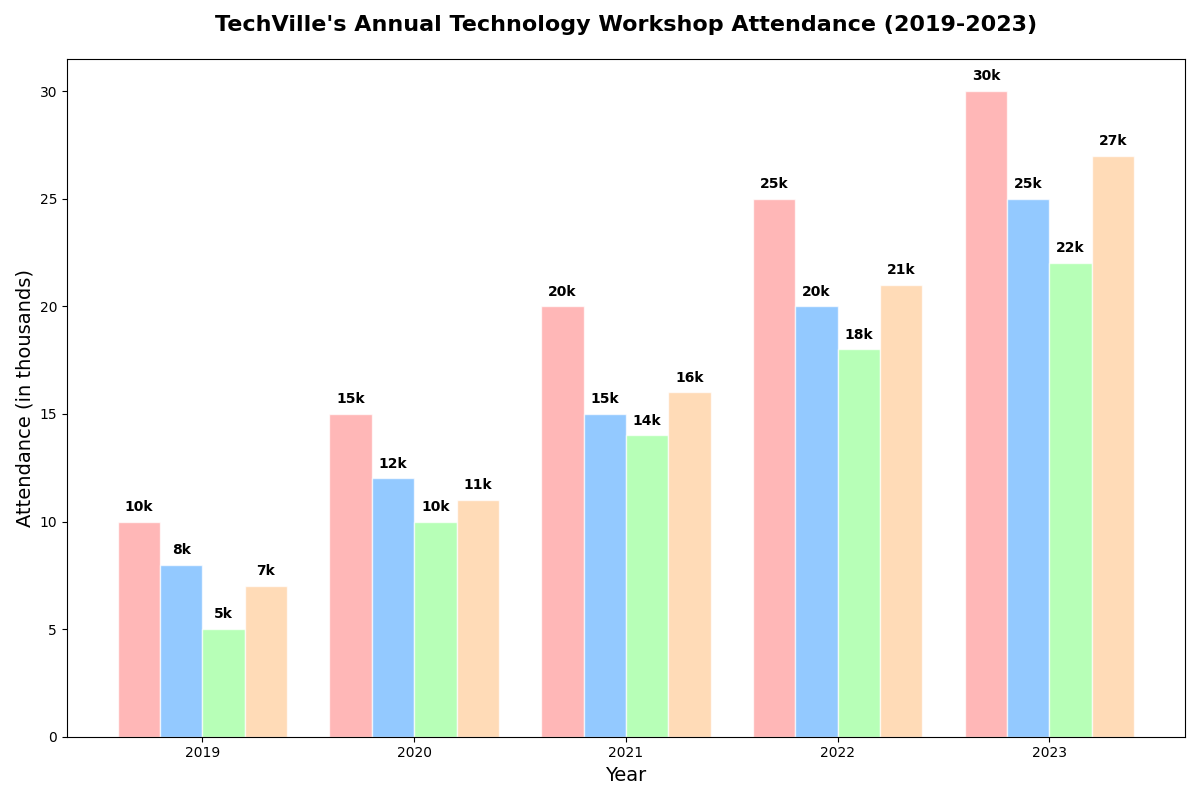

Python code for this plot:
import matplotlib.pyplot as plt
import numpy as np

# Define years and workshop topics
years = ['2019', '2020', '2021', '2022', '2023']
workshop_topics = ['AI & ML', 'Blockchain', 'Cybersecurity', 'Cloud Computing']

# Attendance data (in thousands)
attendance_data = np.array([
    [10, 15, 20, 25, 30],  # AI & ML
    [8, 12, 15, 20, 25],   # Blockchain
    [5, 10, 14, 18, 22],   # Cybersecurity
    [7, 11, 16, 21, 27],   # Cloud Computing
])

# Colors for different workshops
colors = ['#ff9999', '#66b3ff', '#99ff99', '#ffcc99']

# Create the figure and subplot
fig, ax = plt.subplots(figsize=(12, 8))

# Create bar charts
bar_width = 0.2
bar_positions = np.arange(len(years))
for i, topic in enumerate(workshop_topics):
    ax.bar(bar_positions + i*bar_width, attendance_data[i], width=bar_width, color=colors[i], edgecolor='white', alpha=0.7)

# Add title and labels
ax.set_title("TechVille's Annual Technology Workshop Attendance (2019-2023)", fontsize=16, fontweight='bold', pad=20)
ax.set_xlabel("Year", fontsize=14)
ax.set_ylabel("Attendance (in thousands)", fontsize=14)

# Set x-axis ticks
ax.set_xticks(bar_positions + bar_width * 1.5)
ax.set_xticklabels(years)

# Annotate bars with exact attendance
for i in range(len(workshop_topics)):
    for j in range(len(years)):
        ax.text(bar_positions[j] + i*bar_width, attendance_data[i][j] + 0.5, f'{attendance_data[i][j]}k', ha='center', fontsize=10, fontweight='bold')

# Adjust layout to prevent overlap
plt.tight_layout()

# Display the plot
plt.show()
